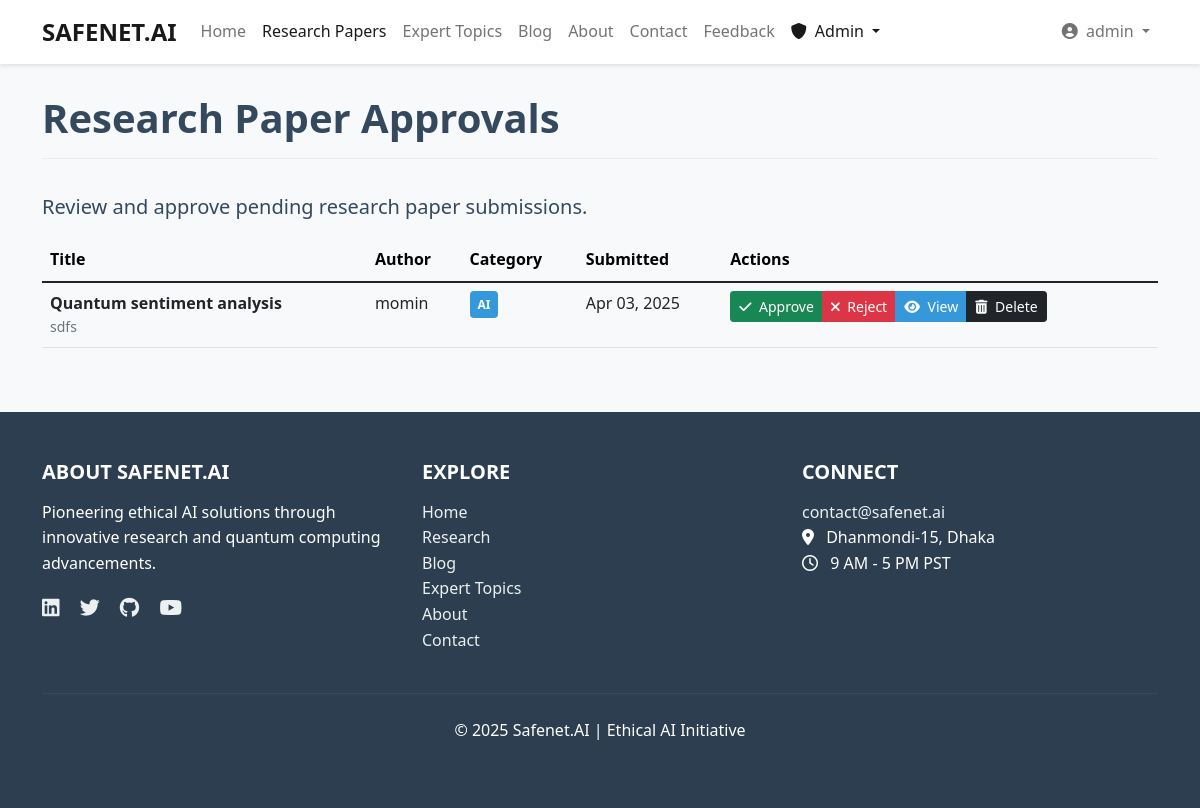
The app's page /research/approval/ (signed in) with its own data.
### research_papers/models.py (models this page shows, shortened)
class ResearchPaper(models.Model):
    title = models.CharField(max_length=200)
    author = models.ForeignKey(User, on_delete=models.CASCADE)
    co_authors = models.CharField(max_length=255, blank=True)
    abstract = models.TextField()
    paper_link = models.URLField()
    category = models.CharField(max_length=20, choices=CATEGORY_CHOICES)
    status = models.CharField(max_length=20, choices=STATUS_CHOICES, default='pending')
    slug = models.SlugField(max_length=250, unique=True, blank=True)
    created_at = models.DateTimeField(auto_now_add=True)
    updated_at = models.DateTimeField(auto_now=True)
    class Meta:
        ordering = ['-created_at']

### research_papers/views.py (the view)
# urls.py: path('approval/', views.research_paper_approval_list, name='research_paper_approval_list'),
@login_required
def research_paper_approval_list(request):
    if not request.user.is_superuser:
        return HttpResponseForbidden("You don't have permission to access this page.")
    papers = ResearchPaper.objects.filter(status='pending')
    return render(request, 'research_papers/paper_approval.html', {'papers': papers})

### templates/research_papers/paper_approval.html (shortened to what this page needs)
{% extends 'base.html' %}
{% block content %}
<div class="row">
    <div class="col-12">
        <h1 class="page-header">Research Paper Approvals</h1>
        <p class="lead">Review and approve pending research paper submissions.</p>
    </div>
</div>
{% if papers %}
    <div class="table-responsive">
        <table class="table table-hover">
            <thead class="table-light">
                <tr>
                    <th>Title</th>
                    <th>Author</th>
                    <th>Category</th>
                    <th>Submitted</th>
                    <th>Actions</th>
                </tr>
            </thead>
            <tbody>
                {% for paper in papers %}
                    <tr id="paper-{{ paper.id }}">
                        <td>
                            <strong>{{ paper.title }}</strong>
                            <div class="text-muted small">{{ paper.abstract|truncatechars:100 }}</div>
                        </td>
                        <td>{{ paper.author.get_full_name|default:paper.author.username }}</td>
                        <td><span class="category-tag {{ paper.category }}">{{ paper.category }}</span></td>
                        <td>{{ paper.created_at|date:"M d, Y" }}</td>
                        <td>
                            <div class="btn-group" role="group">
                                <button type="button" class="btn btn-success btn-sm approval-btn"
                                        data-id="{{ paper.id }}"
                                        data-status="approved"
                                        data-type="paper">
                                    <i class="fas fa-check me-1"></i> Approve
                                </button>
                                <button type="button" class="btn btn-danger btn-sm approval-btn"
                                        data-id="{{ paper.id }}"
                                        data-status="rejected"
                                        data-type="paper">
                                    <i class="fas fa-times me-1"></i> Reject
                                </button>
                                <a href="#paperModal{{ paper.id }}" class="btn btn-primary btn-sm" data-bs-toggle="modal">
                                    <i class="fas fa-eye me-1"></i> View
                                </a>
                                <a href="{% url 'research_paper_delete' slug=paper.slug %}" class="btn btn-dark btn-sm">
                                    <i class="fas fa-trash-alt me-1"></i> Delete
                                </a>
                            </div>
                        </td>
                    </tr>
                {% endfor %}
            </tbody>
        </table>
    </div>
{% else %}
    <div class="alert alert-info">
        <i class="fas fa-info-circle me-2"></i> There are no pending research papers to approve at this time.
    </div>
{% endif %}
{% endblock %}

### templates/navbar.html (shortened to what this page needs)
<nav class="navbar navbar-expand-lg navbar-light fixed-top">
    <div class="container">
        <a class="navbar-brand" href="{% url 'home' %}">SAFENET.AI</a>
        <div class="collapse navbar-collapse" id="navbarNav">
            <ul class="navbar-nav me-auto">
                <li class="nav-item">
                    <a class="nav-link {% if request.path == '/' %}active{% endif %}" href="{% url 'home' %}">Home</a>
                </li>
                <li class="nav-item">
                    <a class="nav-link {% if 'research' in request.path %}active{% endif %}" href="{% url 'research_paper_list' %}">Research Papers</a>
                </li>
                <li class="nav-item">
                    <a class="nav-link {% if 'expert-topics' in request.path %}active{% endif %}" href="{% url 'research_topic_list' %}">Expert Topics</a>
                </li>
                <li class="nav-item">
                    <a class="nav-link {% if 'blog' in request.path %}active{% endif %}" href="{% url 'blog_list' %}">Blog</a>
                </li>
                <li class="nav-item">
                    <a class="nav-link {% if request.path == '/about/' %}active{% endif %}" href="{% url 'about' %}">About</a>
                </li>
                <li class="nav-item">
                    <a class="nav-link {% if request.path == '/accounts/contact/' %}active{% endif %}" href="{% url 'contact' %}">Contact</a>
                </li>
                <li class="nav-item">
                    <a class="nav-link {% if 'feedback' in request.path %}active{% endif %}" href="{% url 'feedback_list' %}">Feedback</a>
                </li>
                {% if user.is_authenticated and user.is_superuser %}
                <li class="nav-item dropdown">
                    <a class="nav-link dropdown-toggle {% if 'approval' in request.path %}active{% endif %}" href="#" id="adminDropdownMenuLink" role="button" data-bs-toggle="dropdown" aria-expanded="false">
                        <i class="fas fa-shield-alt me-1"></i> Admin
                    </a>
                </li>
                {% endif %}
            </ul>
            <ul class="navbar-nav ms-auto">
                {% if user.is_authenticated %}
                    <li class="nav-item dropdown">
                        <a class="nav-link dropdown-toggle" href="#" id="navbarDropdownMenuLink" role="button" data-bs-toggle="dropdown" aria-expanded="false">
                            <i class="fas fa-user-circle me-1"></i> {{ user.username }}
                        </a>
                    </li>
                {% endif %}
            </ul>
        </div>
    </div>
</nav>

### static/css/style.css (style rules this page uses)
:root { --primary-color: #3498db; --primary-dark: #2980b9; --secondary-color: #2c3e50; --light-color: #ecf0f1; --dark-color: #34495e; --danger-color: #e74c3c; --success-color: #2ecc71; --warning-color: #f39c12; --info-color: #3498db; --ai-color: #3498db; --quantum-color: #e74c3c; --hybrid-color: #9b59b6; }
body { font-family: 'Segoe UI', Tahoma, Geneva, Verdana, sans-serif; line-height: 1.6; color: var(--dark-color); background-color: #f8f9fa; padding-top: 70px; }
h1, h2, h3, h4, h5, h6 { margin-bottom: 1rem; font-weight: 600; }
a { color: var(--primary-color); text-decoration: none; transition: all 0.3s ease; }
.btn-primary { background-color: var(--primary-color); border-color: var(--primary-color); }
.navbar { background-color: white; box-shadow: 0 2px 4px rgba(0, 0, 0, 0.1); }
.navbar-brand { font-weight: 700; font-size: 1.5rem; }
.category-tag { display: inline-block; padding: 0.25rem 0.5rem; border-radius: 4px; font-size: 0.75rem; font-weight: 600; color: white; margin-right: 0.5rem; }
.category-tag.AI { background-color: var(--ai-color); }
.page-header { margin-bottom: 2rem; padding-bottom: 1rem; border-bottom: 1px solid #e9ecef; }

### records on screen
ResearchPaper: title "Quantum sentiment analysis", abstract "sdfs", author.get_full_name "momin", category "AI", created_at "Apr 03, 2025"

### other values on screen
{{ user.username }} "admin"
